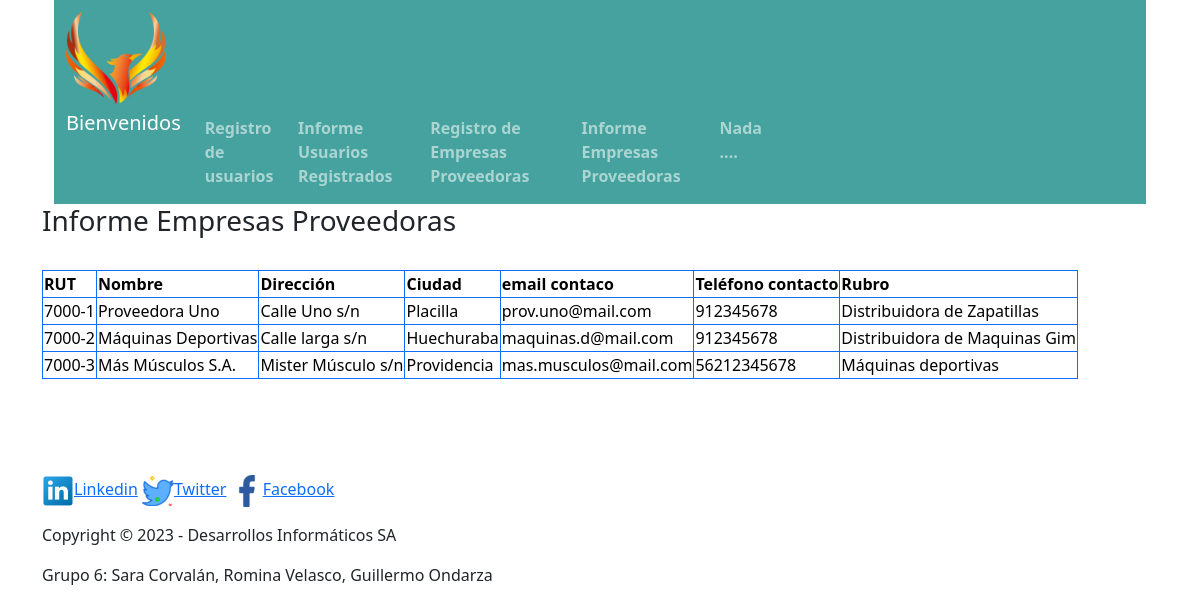
The app's page /salida_empresas/ with its own data.
### aplicacion_2/models.py (models this page shows, shortened)
class Proveedores(models.Model):
    rut_empresa = models.CharField(max_length=10, unique=True)
    nombre_empresa = models.CharField(max_length=40)
    direccion_empresa = models.CharField(max_length=60)
    ciudad_empresa = models.CharField(max_length=30)
    email_empresa = models.EmailField(max_length=40)
    fono_empresa = models.CharField(max_length=12)
    rubro_empresa = models.CharField(max_length=50)

### aplicacion_2/views.py (the view)
# urls.py: path('salida_empresas/', informeProveedores, name = 'salida_empresas'),
def informeProveedores(request):
    proveedores = Proveedores.objects.all()
    return render(request, 'salida_empresas.html', {'proveedores': proveedores})

### aplicacion_2/templates/salida_empresas.html (shortened to what this page needs)
{% load static %}
<!DOCTYPE html>
<html lang="en">
  <head>
    <link href="https://cdn.jsdelivr.net/npm/bootstrap@5.3.0-alpha3/dist/css/bootstrap.min.css" rel="stylesheet">
    <link rel="stylesheet" href="{% static 'assets/estilos/estilos.css' %}" />
  </head>
  <body >
      <header class="container">
        <div class="container-fluid">
            <nav class="navbar navbar-dark navbar-expand-lg " style="background-color: #45A29E ;">
                <div class="container-fluid">
                    <div class="row">
                        <div class="col-md-8">
                            <a class="navbar-brand" href="#">
                                <img src="{% static 'assets/imagenes/logofenix.png' %}" alt="" width="100px" height="100px">
                            </a>
                            <div class="collapse navbar-collapse" id="navbarNavDropdown">
                                    <ul class="navbar-nav">
                                        <li class="nav-item">
                                            <a class="navbar-brand" href="{% url 'index' %}">Bienvenidos</a>
                                        </li>
                                        <li class="nav-item">
                                            <a class="nav-link" href="{% url 'registro' %}" target="_blank"><strong>Registro de usuarios</strong></a>
                                        </li>
                                        <li class="nav-item">
                                            <a class="nav-link" href="{% url 'salida' %}" target="_blank"><strong>Informe Usuarios Registrados</strong></a></li>
                                        <li class="nav-item">
                                            <a class="nav-link" href="{% url 'registro_empresa' %}" target="_blank"><strong>Registro de Empresas Proveedoras</strong></a>
                                        </li>
                                        <li class="nav-item">
                                            <a class="nav-link" href="{% url 'salida_empresas' %}" target="_blank"><strong>Informe Empresas Proveedoras</strong></a></li>
                                        <li class="nav-item">
                                            <a class="nav-link" href="#" target="_blank"><strong>Nada ....</strong></a></li>
                                    </ul>
                            </div>
                        </div>
                      </div>
                    </div>
                </div>
      </header>
    <div class="container">
      <h3>Informe Empresas Proveedoras</h3>
      <br>
        <table class="table-secondary table-bordered border-primary">
            <thead>
              <tr>
                <th scope="col">RUT </th>
                <th scope="col">Nombre </th>
                <th scope="col">Dirección </th>
                <th scope="col">Ciudad</th>
                <th scope="col">email contaco</th>
                <th scope="col">Teléfono contacto</th>
                <th scope="col">Rubro</th>
              </tr>
            </thead>
            <tbody class="usuarios">
            {% for p in proveedores %}
              <tr>
                <td>{{p.rut_empresa}}</td>
                <td>{{p.nombre_empresa}}</td>
                <td>{{p.direccion_empresa}}</td>
                <td>{{p.ciudad_empresa}}</td>
                <td>{{p.email_empresa}}</td>
                <td>{{p.fono_empresa}}</td>
                <td>{{p.rubro_empresa}}</td>
              </tr>
            {% endfor %}
            </tbody>
        </table>
    </div>
  </body>
  <br><br><br><br>
  <div class="container">
  <footer >
    <div>
      <p id="pie">
        <a href="https://www.linkedin.com/sharing/share-offsite/?url=[url]"><img id="pie-img" src="{% static 'assets/imagenes/linkedin_socialnetwork_17441.png' %}" alt="Linkedin">Linkedin</a>
        <a href="https://twitter.com/intent/tweet?text=[text]&url=[url]&hashtags=[hashtag]"><img id="pie-img" src="{% static 'assets/imagenes/twiter.png' %}" alt="Twitter">Twitter</a>
        <a href="https://www.facebook.com/sharer/sharer.php?u=https://espai.es"><img id="pie-img" src="{% static 'assets/imagenes/facebook_logo_icon_229298.png' %}" alt="Facebook">Facebook</a>
      </p>
      <p>Copyright &copy; 2023 - Desarrollos Informáticos SA</p>
       <p>Grupo 6: Sara Corvalán, Romina Velasco, Guillermo Ondarza</p>
    </div>
  </footer>
</div>
</html>

### aplicacion_2/static/assets/estilos/estilos.css (style rules this page uses)
body { margin: 0; padding: 0; background-image: url(); background-size: auto; }

### records on screen
Proveedores: rut_empresa "7000-1", nombre_empresa "Proveedora Uno", direccion_empresa "Calle Uno s/n", ciudad_empresa "Placilla", email_empresa "prov.uno@mail.com", fono_empresa "912345678", rubro_empresa "Distribuidora de Zapatillas"
Proveedores: rut_empresa "7000-2", nombre_empresa "Máquinas Deportivas", direccion_empresa "Calle larga s/n", ciudad_empresa "Huechuraba", email_empresa "maquinas.d@mail.com", fono_empresa "912345678", rubro_empresa "Distribuidora de Maquinas Gim"
Proveedores: rut_empresa "7000-3", nombre_empresa "Más Músculos S.A.", direccion_empresa "Mister Músculo s/n", ciudad_empresa "Providencia", email_empresa "mas.musculos@mail.com", fono_empresa "56212345678", rubro_empresa "Máquinas deportivas"
